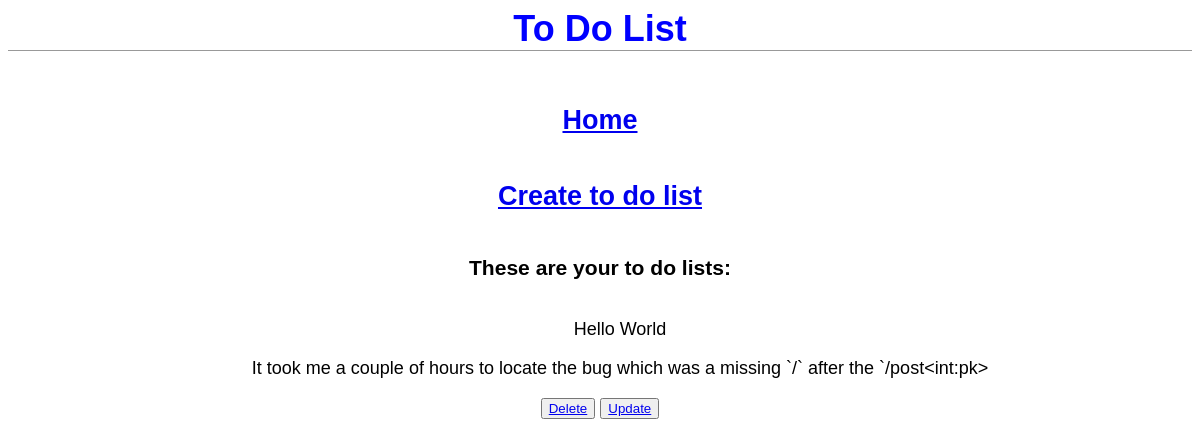
The app's page /post/1/ with its own data.
### to_do/models.py (models this page shows, shortened)
class Post(models.Model):
    title = models.CharField(max_length=128)
    body = models.TextField()
    author = models.ForeignKey('auth.User', on_delete=models.CASCADE)

### to_do/views.py (the view)
# urls.py: path('post/<int:pk>/', ToDoDetailsView.as_view(), name='to_do_details'),
class ToDoDetailsView(DetailView):
    template_name = 'to_do_details.html'
    model = Post

### templates/to_do_details.html
{% extends 'base.html' %}
{% block content %}
<div class="to-do-entry">
    <ul>
        <p>{{ post.title }}</p>
        <p>{{ post.body }}</p>
    </ul>
    <button><a href="{% url 'to_do_delete' post.id %}">Delete</a></button>
    <button><a href="{% url 'to_do_update' post.id %}">Update</a></button>
</div>
{% endblock content %}

### static/base.css (style rules this page uses)
body { font-family: 'Source Sans Pro', sans-serif; font-size: 18px; text-align: center; }
div { align-content: center; }

### records on screen
Post: title "Hello World", body "It took me a couple of hours to locate the bug which was a missing `/` after the `/post<int:pk>"
